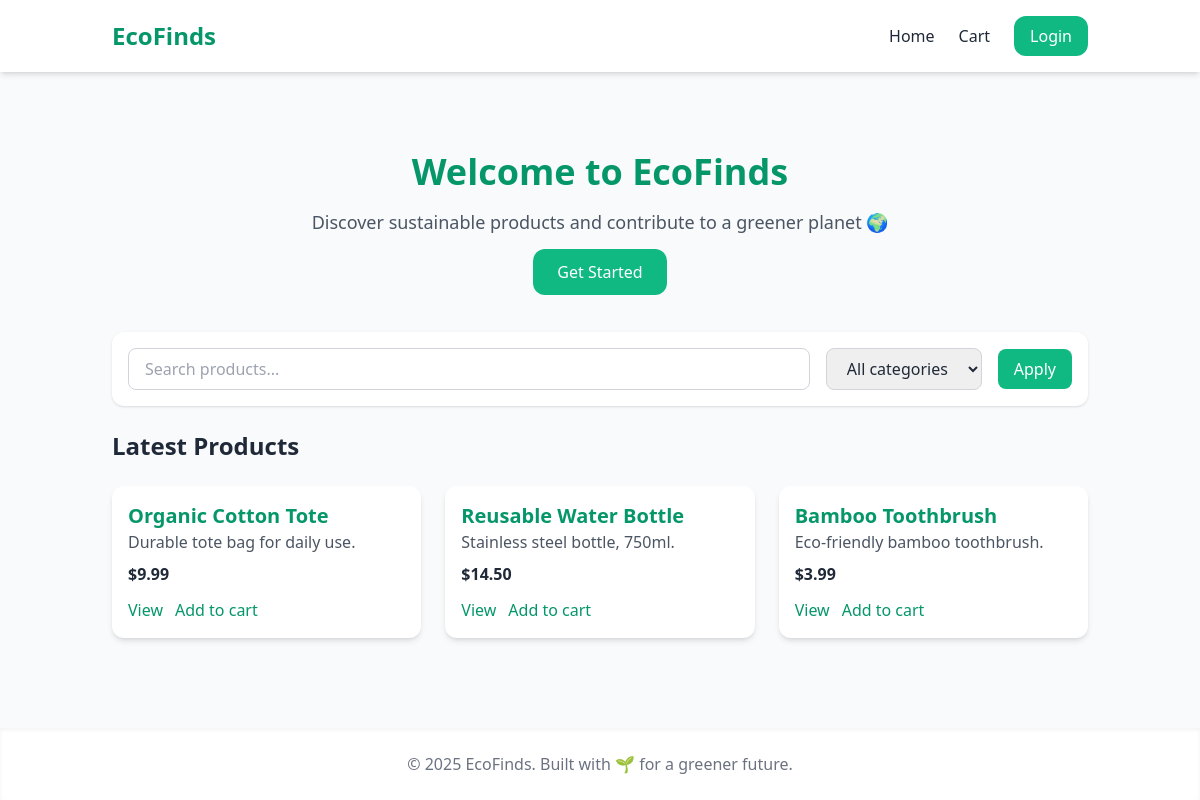
The page / on the database its author committed.
### ecofinds-backend/app.py (models this page shows)
class Product(db.Model):
    id = db.Column(db.Integer, primary_key=True)
    name = db.Column(db.String(120), nullable=False)
    description = db.Column(db.Text, default="")
    price = db.Column(db.Float, nullable=False, default=0.0)
    category = db.Column(db.String(50), default="Other")
    created_at = db.Column(db.DateTime, default=datetime.utcnow)
    seller_id = db.Column(db.Integer, db.ForeignKey("user.id"), nullable=False)

### ecofinds-backend/app.py (the view)
@app.route("/")
def index():
    q = request.args.get("q", "").strip()
    category = request.args.get("category", "").strip()
    query = Product.query
    if q:
        like = f"%{q}%"
        query = query.filter(db.or_(Product.name.ilike(like), Product.description.ilike(like)))
    if category:
        query = query.filter_by(category=category)
    products = query.order_by(Product.created_at.desc()).all()
    return render_template("index.html", products=products, q=q, category=category, categories=CATEGORIES)

### ecofinds-frontend/templates/index.html (shortened to what this page needs)
{% extends 'base.html' %}
{% block content %}
  <section class="text-center py-12">
    <h1 class="text-4xl font-bold text-emerald-600 mb-4">Welcome to EcoFinds</h1>
    <p class="text-lg text-gray-600 mb-6">Discover sustainable products and contribute to a greener planet 🌍</p>
    {% if not current_user.is_authenticated %}
    <a href="{{ url_for('signup') }}" class="bg-emerald-500 text-white px-6 py-3 rounded-xl hover:bg-emerald-600">Get Started</a>
    {% endif %}
  </section>
  <form method="GET" class="bg-white rounded-xl shadow p-4 mb-6 flex flex-col md:flex-row gap-4 md:items-center">
    <input type="text" name="q" value="{{ q }}" placeholder="Search products..." class="flex-1 border border-gray-300 rounded-lg px-4 py-2 focus:ring-2 focus:ring-emerald-500">
    <select name="category" class="border border-gray-300 rounded-lg px-4 py-2">
      <option value="">All categories</option>
    </select>
    <button class="bg-emerald-500 text-white px-4 py-2 rounded-lg hover:bg-emerald-600">Apply</button>
  </form>
  <section class="mt-6">
    <h2 class="text-2xl font-semibold mb-6">Latest Products</h2>
    <div class="grid grid-cols-1 sm:grid-cols-2 md:grid-cols-3 gap-6">
      {% for product in products %}
        <div class="bg-white shadow-md rounded-xl p-4 hover:shadow-lg transition flex flex-col">
          <h3 class="text-xl font-bold text-emerald-600">{{ product.name }}</h3>
          <p class="text-gray-600 flex-1">{{ (product.description or '')[:120] }}{% if product.description and product.description|length > 120 %}...{% endif %}</p>
          <p class="font-semibold mt-2">${{ '%.2f'|format(product.price) }}</p>
          <div class="mt-3 flex gap-3">
            <a href="{{ url_for('product_detail', product_id=product.id) }}" class="text-emerald-600 hover:underline">View</a>
            <form method="POST" action="{{ url_for('add_to_cart', product_id=product.id) }}">
              <button class="text-emerald-600 hover:underline">Add to cart</button>
            </form>
          </div>
        </div>
      {% else %}
        <p class="text-gray-600">No products found.</p>
      {% endfor %}
    </div>
  </section>
{% endblock %}

### ecofinds-frontend/templates/base.html (shortened to what this page needs)
<!DOCTYPE html>
<html lang="en">
<head>
  <script src="https://cdn.tailwindcss.com"></script>
</head>
<body class="bg-gray-50 text-gray-800 flex flex-col min-h-screen">
  <nav class="bg-white shadow-md">
    <div class="container mx-auto px-6 py-4 flex justify-between items-center">
      <a href="{{ url_for('index') }}" class="text-2xl font-bold text-emerald-600">EcoFinds</a>
      <div class="space-x-6 flex items-center">
        <a href="{{ url_for('index') }}" class="hover:text-emerald-600">Home</a>
        <a href="{{ url_for('cart') }}" class="hover:text-emerald-600">Cart</a>
        {% if current_user.is_authenticated %}
          <a href="{{ url_for('logout') }}" class="bg-emerald-500 text-white px-4 py-2 rounded-xl hover:bg-emerald-600">Logout</a>
        {% else %}
          <a href="{{ url_for('login') }}" class="bg-emerald-500 text-white px-4 py-2 rounded-xl hover:bg-emerald-600">Login</a>
        {% endif %}
      </div>
    </div>
  </nav>
  <main class="flex-1 container mx-auto px-6 py-8">
    {% block content %}{% endblock %}
  </main>
  <footer class="bg-white shadow-inner mt-8">
    <div class="container mx-auto px-6 py-6 text-center text-gray-500">
      <p>&copy; 2025 EcoFinds. Built with 🌱 for a greener future.</p>
    </div>
  </footer>
</body>
</html>

### rows shown on the page
Product: name "Organic Cotton Tote", description "Durable tote bag for daily use.", price "9.99"
Product: name "Reusable Water Bottle", description "Stainless steel bottle, 750ml.", price "14.50"
Product: name "Bamboo Toothbrush", description "Eco-friendly bamboo toothbrush.", price "3.99"
